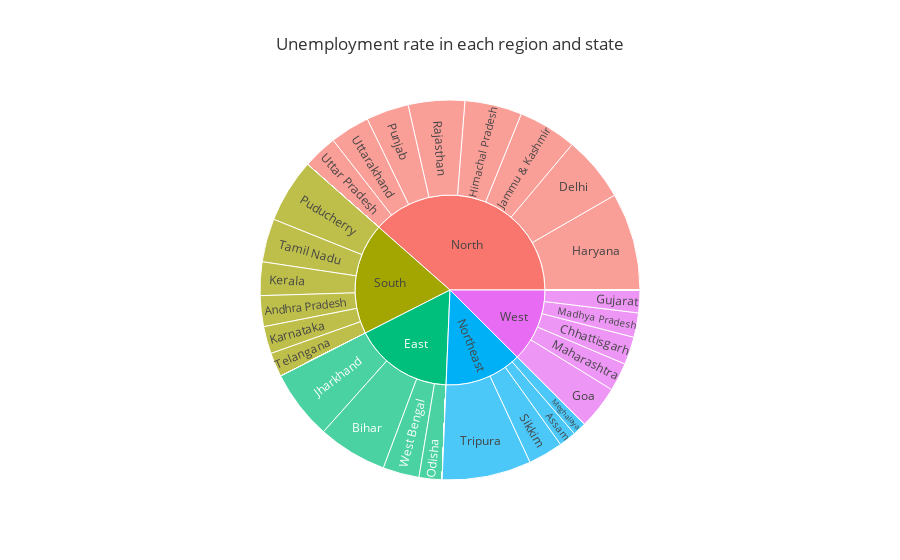

Source (notebook cell):
### Markdown cell above
##### Creating a sunburst chart to visualize the unemployment rate in each region and state.

### Code cell
ue_df = df[['States', 'Region', 'Estimated Unemployment Rate', 'Estimated Employed', 'Estimated Labour Participation Rate']]
ue = ue_df.groupby(['Region', 'States'])['Estimated Unemployment Rate'].mean().reset_index()
fig = px.sunburst(ue, path=['Region', 'States'], values='Estimated Unemployment Rate',
                  color_continuous_scale='Plasma', title='Unemployment rate in each region and state',
                  height=650, template='ggplot2')
fig.show()

### Figure 1 — Plotly figure (JSON) as saved in the notebook; plotly's stock layout.template omitted (floating-point values rounded to 4 significant figures; data arrays with more than 128 entries replaced by an {"elided": "..."} marker saying what was removed)
{"data": [{"branchvalues": "total", "domain": {"x": [0, 1], "y": [0, 1]}, "hovertemplate": "labels=%{label}<br>Estimated Unemployment Rate=%{value}<br>parent=%{parent}<br>id=%{id}<extra></extra>", "ids": {"elided": "140 str values"}, "labels": {"elided": "140 str values"}, "name": "", "parents": {"elided": "140 str values"}, "type": "sunburst", "values": {"elided": "140 float values"}}], "layout": {"autosize": true, "legend": {"tracegroupgap": 0}, "title": {"text": "Unemployment rate in each region and state"}}}
